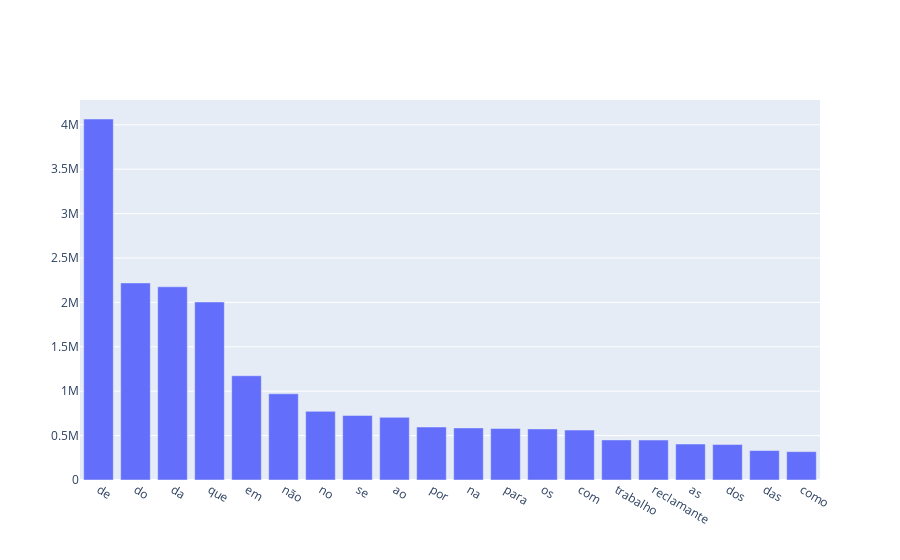

Write notebook code for a chart like this one.
### Code cell
trace = go.Bar(x=df1["INTEIRO_TEOR"], y=df1["QUANTIDADE"])
iplot({"data":[trace]})

### Figure 1 — Plotly figure (JSON) as saved in the notebook; plotly's stock layout.template omitted (floating-point values rounded to 4 significant figures)
{"data": [{"type": "bar", "x": ["de", "do", "da", "que", "em", "não", "no", "se", "ao", "por", "na", "para", "os", "com", "trabalho", "reclamante", "as", "dos", "das", "como"], "y": [4065528, 2219509, 2175871, 2004688, 1173910, 970773, 772941, 726633, 705577, 596916, 586663, 579731, 575480, 562281, 451463, 449824, 405082, 399166, 331502, 319314]}], "layout": {"autosize": true, "xaxis": {"autorange": true, "range": [-0.5, 19.5], "type": "category"}, "yaxis": {"autorange": true, "range": [0, 4280000.0], "type": "linear"}}}
